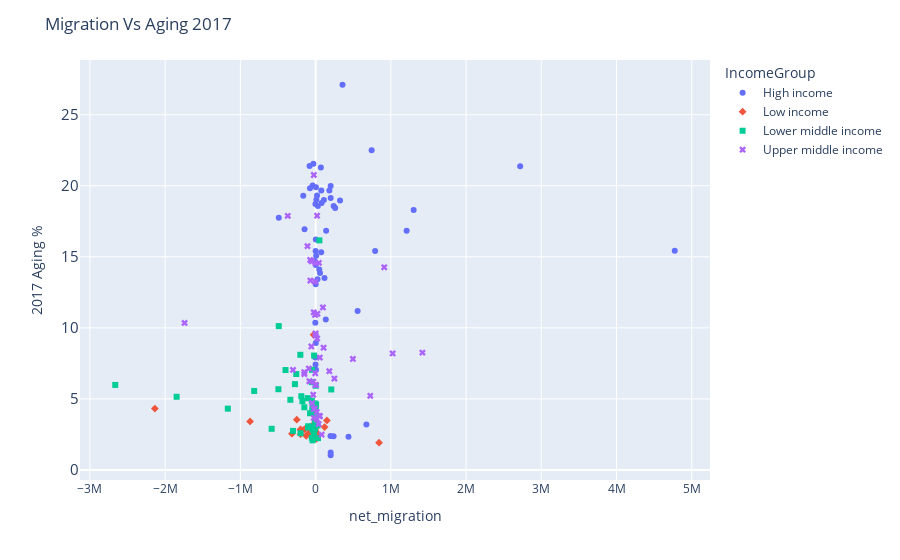

Here is the notebook cell this chart was saved with:
### Code cell
fig3 = ploting_scatter(df_overall_2017,'net_migration','2017 Aging %','IncomeGroup','IncomeGroup',
                        'Country Name','Migration Vs Aging 2017')

### Figure 1 — Plotly figure (JSON) as saved in the notebook; plotly's stock layout.template omitted (floating-point values rounded to 4 significant figures)
{"data": [{"hovertemplate": "<b>%{hovertext}</b><br><br>IncomeGroup=High income<br>net_migration=%{x}<br>2017 Aging %=%{y}<extra></extra>", "hovertext": ["Aruba", "United Arab Emirates", "Australia", "Austria", "Belgium", "Bahrain", "Bahamas, The", "Barbados", "Canada", "Switzerland", "Chile", "Curacao", "Cyprus", "Czech Republic", "Germany", "Denmark", "Spain", "Estonia", "Finland", "France", "United Kingdom", "Greece", "Guam", "Croatia", "Hungary", "Ireland", "Iceland", "Italy", "Japan", "Korea, Rep.", "Kuwait", "Lithuania", "Luxembourg", "Latvia", "Malta", "New Caledonia", "Netherlands", "Norway", "New Zealand", "Oman", "Poland", "Puerto Rico", "Portugal", "French Polynesia", "Qatar", "Saudi Arabia", "Singapore", "Slovak Republic", "Slovenia", "Sweden", "Seychelles", "Trinidad and Tobago", "Uruguay", "United States", "Virgin Islands (U.S.)"], "legendgroup": "High income", "marker": {"color": "#636efa", "symbol": "circle"}, "mode": "markers", "name": "High income", "orientation": "v", "showlegend": true, "type": "scatter", "x": [1004, 200000, 791229, 324998, 240000, 239000, 4999, -397, 1210159, 259999, 558539, 2573, 25000, 110057, 2719112, 75998, 200000, 19555, 70000, 182636, 1303250, -80000, -2532, -40004, 29999, 118020, 1900, 744713, 357800, 58657, 197600, -163902, 48704, -74186, 4501, 2510, 80000, 140000, 74403, 437000, -146976, -489932, -30001, -5000, 200000, 674895, 135142, 7423, 9999, 200000, -1000, -3999, -15000, 4774029, -2254], "xaxis": "x", "y": [13.07, 1.035, 15.4, 18.96, 18.58, 2.372, 7.061, 15.41, 16.84, 18.43, 11.19, 16.21, 13.42, 19.0, 21.37, 19.66, 19.15, 19.31, 21.28, 19.67, 18.29, 21.4, 9.513, 20.02, 18.58, 13.51, 14.43, 22.5, 27.11, 13.85, 2.382, 19.3, 14.11, 19.83, 19.89, 8.932, 18.79, 16.83, 15.33, 2.345, 16.93, 17.75, 21.56, 7.909, 1.232, 3.208, 10.58, 15.08, 19.02, 19.99, 7.429, 10.36, 14.7, 15.42, 18.72], "yaxis": "y"}, {"hovertemplate": "<b>%{hovertext}</b><br><br>IncomeGroup=Low income<br>net_migration=%{x}<br>2017 Aging %=%{y}<extra></extra>", "hovertext": ["Afghanistan", "Burundi", "Burkina Faso", "Central African Republic", "Congo, Dem. Rep.", "Ethiopia", "Guinea", "Gambia, The", "Guinea-Bissau", "Liberia", "Madagascar", "Mali", "Mozambique", "Malawi", "Niger", "Korea, Dem. People's Rep.", "Rwanda", "Sudan", "Sierra Leone", "Somalia", "South Sudan", "Syrian Arab Republic", "Chad", "Togo", "Uganda", "Yemen, Rep."], "legendgroup": "Low income", "marker": {"color": "#EF553B", "symbol": "diamond"}, "mode": "markers", "name": "Low income", "orientation": "v", "showlegend": true, "type": "scatter", "x": [-314602, 10003, -125000, -200000, 119303, 150002, -20000, -15436, -6996, -25000, -7500, -200000, -25000, -80263, 20001, -27013, -44998, -250001, -21000, -200002, -870998, -2136954, 10000, -9999, 843469, -150000], "xaxis": "x", "y": [2.554, 2.187, 2.409, 2.832, 3.02, 3.488, 2.907, 2.617, 2.772, 3.223, 2.93, 2.515, 2.898, 2.649, 2.591, 9.512, 2.85, 3.535, 2.982, 2.854, 3.416, 4.318, 2.467, 2.85, 1.92, 2.852], "yaxis": "y"}, {"hovertemplate": "<b>%{hovertext}</b><br><br>IncomeGroup=Lower middle income<br>net_migration=%{x}<br>2017 Aging %=%{y}<extra></extra>", "hovertext": ["Angola", "Benin", "Bangladesh", "Belize", "Bolivia", "Bhutan", "Cote d'Ivoire", "Cameroon", "Congo, Rep.", "Comoros", "Cabo Verde", "Djibouti", "Algeria", "Egypt, Arab Rep.", "Micronesia, Fed. Sts.", "Ghana", "Honduras", "Haiti", "Indonesia", "India", "Iran, Islamic Rep.", "Kenya", "Kyrgyz Republic", "Cambodia", "Kiribati", "Lao PDR", "Sri Lanka", "Lesotho", "Morocco", "Myanmar", "Mongolia", "Mauritania", "Nigeria", "Nicaragua", "Nepal", "Pakistan", "Philippines", "Papua New Guinea", "Senegal", "Solomon Islands", "El Salvador", "Sao Tome and Principe", "Eswatini", "Tajikistan", "Timor-Leste", "Tunisia", "Tanzania", "Ukraine", "Uzbekistan", "Vietnam", "Vanuatu", "Samoa", "Zambia", "Zimbabwe"], "legendgroup": "Lower middle income", "marker": {"color": "#00cc96", "symbol": "square"}, "mode": "markers", "name": "Lower middle income", "orientation": "v", "showlegend": true, "type": "scatter", "x": [32066, -10000, -1847503, 6000, -47520, 1600, -40000, -24000, -20000, -10000, -6709, 4501, -50002, -190164, -2999, -50000, -34000, -175000, -494777, -2663434, -274998, -50000, -20000, -149999, -3999, -73518, -489932, -50234, -257096, -816564, -4262, 25002, -300000, -106360, 208549, -1166895, -335758, -3999, -100001, -7998, -202694, -8401, -41764, -99999, -26924, -20000, -200381, 50001, -44314, -399999, 600, -14013, -40000, -584288], "xaxis": "x", "y": [2.239, 3.244, 5.149, 4.616, 7.046, 5.925, 2.841, 2.731, 2.643, 2.963, 4.532, 4.457, 6.177, 5.188, 3.807, 3.05, 4.561, 4.835, 5.682, 5.983, 6.039, 2.256, 4.413, 4.411, 3.825, 3.992, 10.12, 4.873, 6.753, 5.561, 3.994, 3.131, 2.749, 5.052, 5.665, 4.314, 4.937, 3.379, 3.075, 3.572, 8.105, 2.907, 4.008, 2.983, 4.36, 8.052, 2.584, 16.16, 4.265, 7.031, 3.674, 4.688, 2.085, 2.896], "yaxis": "y"}, {"hovertemplate": "<b>%{hovertext}</b><br><br>IncomeGroup=Upper middle income<br>net_migration=%{x}<br>2017 Aging %=%{y}<extra></extra>", "hovertext": ["Albania", "Argentina", "Armenia", "Azerbaijan", "Bulgaria", "Bosnia and Herzegovina", "Belarus", "Brazil", "Botswana", "China", "Colombia", "Costa Rica", "Cuba", "Dominican Republic", "Ecuador", "Fiji", "Gabon", "Georgia", "Equatorial Guinea", "Grenada", "Guatemala", "Guyana", "Iraq", "Jamaica", "Jordan", "Kazakhstan", "Lebanon", "Libya", "Moldova", "Maldives", "Mexico", "North Macedonia", "Montenegro", "Malaysia", "Namibia", "Panama", "Peru", "Paraguay", "Romania", "Russian Federation", "Serbia", "Suriname", "Thailand", "Turkmenistan", "Tonga", "Turkey", "St. Vincent and the Grenadines", "South Africa"], "legendgroup": "Upper middle income", "marker": {"color": "#ab63fa", "symbol": "x"}, "mode": "markers", "name": "Upper middle income", "orientation": "v", "showlegend": true, "type": "scatter", "x": [-69998, 24000, -24989, 6002, -24001, -107926, 43648, 106000, 14999, -1741996, 1023981, 21000, -72000, -150000, 182000, -31008, 16301, -50000, 79998, -1000, -46073, -30001, 39171, -56658, 51099, -90000, -150060, -9997, -6935, 56851, -300000, -4999, -2400, 249999, -24030, 56000, 495345, -82780, -369997, 912279, 20000, -4999, 97222, -25001, -3999, 1419610, -1000, 727026], "xaxis": "x", "y": [13.33, 10.99, 11.1, 5.99, 20.76, 15.75, 14.58, 8.605, 4.087, 10.35, 8.199, 9.251, 14.78, 6.88, 6.951, 5.292, 3.585, 14.67, 2.484, 9.604, 4.696, 6.207, 3.231, 8.693, 3.81, 7.137, 6.746, 4.329, 10.91, 3.778, 7.041, 13.25, 14.55, 6.434, 3.669, 7.91, 7.811, 6.241, 17.88, 14.26, 17.89, 6.805, 11.44, 4.277, 5.965, 8.256, 9.452, 5.219], "yaxis": "y"}], "layout": {"legend": {"title": {"text": "IncomeGroup"}, "tracegroupgap": 0}, "margin": {"t": 60}, "title": {"text": "Migration Vs Aging 2017"}, "xaxis": {"anchor": "y", "domain": [0, 1], "title": {"text": "net_migration"}}, "yaxis": {"anchor": "x", "domain": [0, 1], "tickfont": {"size": 15}, "title": {"text": "2017 Aging %"}}}}
